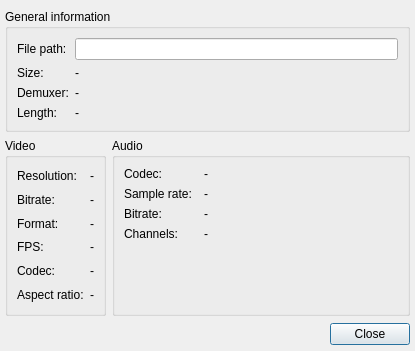
<ui version="4.0" >
 <class>DetailsDialog</class>
 <widget class="QDialog" name="DetailsDialog" >
  <property name="geometry" >
   <rect>
    <x>0</x>
    <y>0</y>
    <width>415</width>
    <height>351</height>
   </rect>
  </property>
  <property name="windowTitle" >
   <string>Details</string>
  </property>
  <layout class="QGridLayout" name="gridLayout_4" >
   <property name="leftMargin" >
    <number>5</number>
   </property>
   <property name="topMargin" >
    <number>9</number>
   </property>
   <property name="rightMargin" >
    <number>5</number>
   </property>
   <property name="bottomMargin" >
    <number>5</number>
   </property>
   <item row="0" column="0" colspan="2" >
    <widget class="QGroupBox" name="groupBox_3" >
     <property name="title" >
      <string>General information</string>
     </property>
     <layout class="QGridLayout" name="gridLayout" >
      <item row="0" column="0" >
       <widget class="QLabel" name="label" >
        <property name="text" >
         <string>File path:</string>
        </property>
       </widget>
      </item>
      <item row="0" column="1" >
       <widget class="QLineEdit" name="pathLineEdit" >
        <property name="readOnly" >
         <bool>true</bool>
        </property>
       </widget>
      </item>
      <item row="1" column="0" >
       <widget class="QLabel" name="label_2" >
        <property name="text" >
         <string>Size:</string>
        </property>
       </widget>
      </item>
      <item row="1" column="1" >
       <widget class="QLabel" name="sizeLabel" >
        <property name="text" >
         <string>-</string>
        </property>
       </widget>
      </item>
      <item row="2" column="0" >
       <widget class="QLabel" name="label_4" >
        <property name="text" >
         <string>Demuxer:</string>
        </property>
       </widget>
      </item>
      <item row="2" column="1" >
       <widget class="QLabel" name="demuxerLabel" >
        <property name="text" >
         <string>-</string>
        </property>
       </widget>
      </item>
      <item row="3" column="0" >
       <widget class="QLabel" name="label_3" >
        <property name="text" >
         <string>Length:</string>
        </property>
       </widget>
      </item>
      <item row="3" column="1" >
       <widget class="QLabel" name="lengthLabel" >
        <property name="text" >
         <string>-</string>
        </property>
       </widget>
      </item>
     </layout>
    </widget>
   </item>
   <item row="1" column="0" >
    <widget class="QGroupBox" name="groupBox" >
     <property name="sizePolicy" >
      <sizepolicy vsizetype="Preferred" hsizetype="Preferred" >
       <horstretch>0</horstretch>
       <verstretch>0</verstretch>
      </sizepolicy>
     </property>
     <property name="title" >
      <string>Video</string>
     </property>
     <layout class="QGridLayout" name="gridLayout_2" >
      <item row="0" column="0" >
       <widget class="QLabel" name="label_9" >
        <property name="sizePolicy" >
         <sizepolicy vsizetype="Preferred" hsizetype="Minimum" >
          <horstretch>0</horstretch>
          <verstretch>0</verstretch>
         </sizepolicy>
        </property>
        <property name="text" >
         <string>Resolution:</string>
        </property>
       </widget>
      </item>
      <item row="0" column="1" colspan="2" >
       <widget class="QLabel" name="resolutionLabel" >
        <property name="sizePolicy" >
         <sizepolicy vsizetype="Preferred" hsizetype="Expanding" >
          <horstretch>0</horstretch>
          <verstretch>0</verstretch>
         </sizepolicy>
        </property>
        <property name="text" >
         <string>-</string>
        </property>
       </widget>
      </item>
      <item row="1" column="0" >
       <widget class="QLabel" name="label_10" >
        <property name="sizePolicy" >
         <sizepolicy vsizetype="Preferred" hsizetype="Minimum" >
          <horstretch>0</horstretch>
          <verstretch>0</verstretch>
         </sizepolicy>
        </property>
        <property name="text" >
         <string>Bitrate:</string>
        </property>
       </widget>
      </item>
      <item row="1" column="1" colspan="2" >
       <widget class="QLabel" name="videoBitrateLabel" >
        <property name="text" >
         <string>-</string>
        </property>
       </widget>
      </item>
      <item row="2" column="0" >
       <widget class="QLabel" name="label_11" >
        <property name="sizePolicy" >
         <sizepolicy vsizetype="Preferred" hsizetype="Minimum" >
          <horstretch>0</horstretch>
          <verstretch>0</verstretch>
         </sizepolicy>
        </property>
        <property name="text" >
         <string>Format:</string>
        </property>
       </widget>
      </item>
      <item row="2" column="1" colspan="2" >
       <widget class="QLabel" name="videoFormatLabel" >
        <property name="text" >
         <string>-</string>
        </property>
       </widget>
      </item>
      <item row="3" column="0" >
       <widget class="QLabel" name="label_12" >
        <property name="sizePolicy" >
         <sizepolicy vsizetype="Preferred" hsizetype="Minimum" >
          <horstretch>0</horstretch>
          <verstretch>0</verstretch>
         </sizepolicy>
        </property>
        <property name="text" >
         <string>FPS:</string>
        </property>
       </widget>
      </item>
      <item row="3" column="1" colspan="2" >
       <widget class="QLabel" name="fpsLabel" >
        <property name="text" >
         <string>-</string>
        </property>
       </widget>
      </item>
      <item row="4" column="0" >
       <widget class="QLabel" name="label_13" >
        <property name="sizePolicy" >
         <sizepolicy vsizetype="Preferred" hsizetype="Minimum" >
          <horstretch>0</horstretch>
          <verstretch>0</verstretch>
         </sizepolicy>
        </property>
        <property name="text" >
         <string>Codec:</string>
        </property>
       </widget>
      </item>
      <item row="4" column="1" colspan="2" >
       <widget class="QLabel" name="videoCodecLabel" >
        <property name="text" >
         <string>-</string>
        </property>
       </widget>
      </item>
      <item row="5" column="0" >
       <widget class="QLabel" name="label_19" >
        <property name="sizePolicy" >
         <sizepolicy vsizetype="Preferred" hsizetype="Minimum" >
          <horstretch>0</horstretch>
          <verstretch>0</verstretch>
         </sizepolicy>
        </property>
        <property name="text" >
         <string>Aspect ratio:</string>
        </property>
       </widget>
      </item>
      <item row="5" column="1" colspan="2" >
       <widget class="QLabel" name="ratioLabel" >
        <property name="text" >
         <string>-</string>
        </property>
       </widget>
      </item>
     </layout>
    </widget>
   </item>
   <item row="1" column="1" >
    <widget class="QGroupBox" name="groupBox_2" >
     <property name="title" >
      <string>Audio</string>
     </property>
     <layout class="QGridLayout" name="gridLayout_3" >
      <item row="0" column="0" >
       <widget class="QLabel" name="label_21" >
        <property name="sizePolicy" >
         <sizepolicy vsizetype="Preferred" hsizetype="Minimum" >
          <horstretch>0</horstretch>
          <verstretch>0</verstretch>
         </sizepolicy>
        </property>
        <property name="text" >
         <string>Codec:</string>
        </property>
       </widget>
      </item>
      <item row="0" column="2" >
       <widget class="QLabel" name="audioCodecLabel" >
        <property name="sizePolicy" >
         <sizepolicy vsizetype="Preferred" hsizetype="Expanding" >
          <horstretch>0</horstretch>
          <verstretch>0</verstretch>
         </sizepolicy>
        </property>
        <property name="text" >
         <string>-</string>
        </property>
       </widget>
      </item>
      <item row="1" column="0" >
       <widget class="QLabel" name="label_23" >
        <property name="sizePolicy" >
         <sizepolicy vsizetype="Preferred" hsizetype="Minimum" >
          <horstretch>0</horstretch>
          <verstretch>0</verstretch>
         </sizepolicy>
        </property>
        <property name="text" >
         <string>Sample rate:</string>
        </property>
       </widget>
      </item>
      <item row="1" column="2" >
       <widget class="QLabel" name="sampleRateLabel" >
        <property name="text" >
         <string>-</string>
        </property>
       </widget>
      </item>
      <item row="2" column="0" >
       <widget class="QLabel" name="label_25" >
        <property name="sizePolicy" >
         <sizepolicy vsizetype="Preferred" hsizetype="Minimum" >
          <horstretch>0</horstretch>
          <verstretch>0</verstretch>
         </sizepolicy>
        </property>
        <property name="text" >
         <string>Bitrate:</string>
        </property>
       </widget>
      </item>
      <item row="2" column="2" >
       <widget class="QLabel" name="audioBitrateLabel" >
        <property name="text" >
         <string>-</string>
        </property>
       </widget>
      </item>
      <item row="3" column="0" >
       <widget class="QLabel" name="label_24" >
        <property name="sizePolicy" >
         <sizepolicy vsizetype="Preferred" hsizetype="Minimum" >
          <horstretch>0</horstretch>
          <verstretch>0</verstretch>
         </sizepolicy>
        </property>
        <property name="text" >
         <string>Channels:</string>
        </property>
       </widget>
      </item>
      <item row="3" column="2" >
       <widget class="QLabel" name="channelsLabel" >
        <property name="text" >
         <string>-</string>
        </property>
       </widget>
      </item>
      <item row="4" column="0" colspan="2" >
       <spacer name="verticalSpacer" >
        <property name="orientation" >
         <enum>Qt::Vertical</enum>
        </property>
        <property name="sizeHint" stdset="0" >
         <size>
          <width>20</width>
          <height>37</height>
         </size>
        </property>
       </spacer>
      </item>
     </layout>
    </widget>
   </item>
   <item row="2" column="0" colspan="2" >
    <layout class="QHBoxLayout" name="horizontalLayout" >
     <property name="spacing" >
      <number>0</number>
     </property>
     <item>
      <spacer name="horizontalSpacer" >
       <property name="orientation" >
        <enum>Qt::Horizontal</enum>
       </property>
       <property name="sizeHint" stdset="0" >
        <size>
         <width>330</width>
         <height>24</height>
        </size>
       </property>
      </spacer>
     </item>
     <item>
      <widget class="QPushButton" name="closeButton" >
       <property name="text" >
        <string>Close</string>
       </property>
      </widget>
     </item>
    </layout>
   </item>
  </layout>
 </widget>
 <resources/>
 <connections>
  <connection>
   <sender>closeButton</sender>
   <signal>clicked()</signal>
   <receiver>DetailsDialog</receiver>
   <slot>accept()</slot>
   <hints>
    <hint type="sourcelabel" >
     <x>381</x>
     <y>334</y>
    </hint>
    <hint type="destinationlabel" >
     <x>23</x>
     <y>324</y>
    </hint>
   </hints>
  </connection>
 </connections>
</ui>
